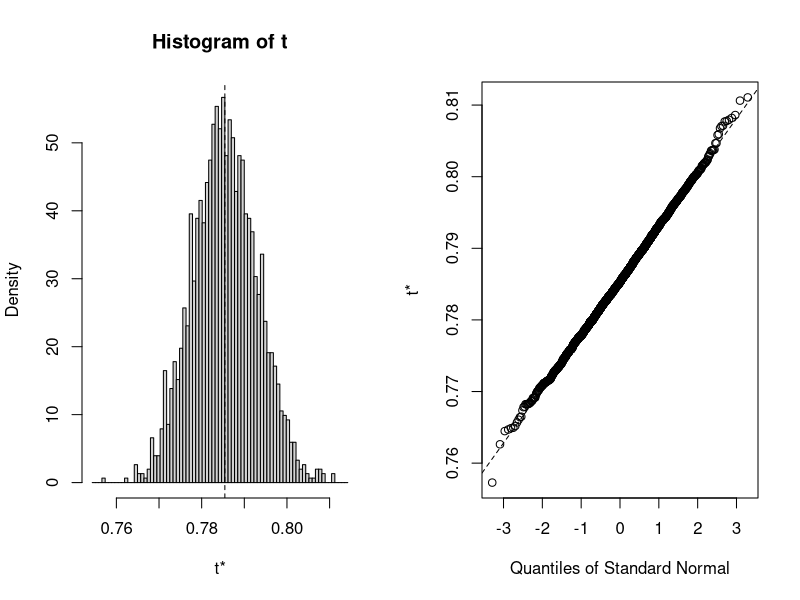

R code for this plot:
set.seed(123)
require(mvtnorm)
Sigma = matrix(c(5, -12, -12, 53), nrow = 2)
MV = rmvnorm(250, mean = c(12, 53), sigma = Sigma)
X = MV[, 1]
Y = MV[, 2]

SigmaHat = cov(cbind(X, Y))
print(SigmaHat)

sx = SigmaHat[1, 1]
sy = SigmaHat[2, 2]
sxy = SigmaHat[1, 2]

alpha_hat = (sy - sxy)/(sx + sy - 2 * sxy)
print(alpha_hat)


# c) c) Compute B = 2000 bootstraped estimators for ?? and estimate the standard deviation of ??^ by the empirical standard deviation of the bootstrapped estimators.
# Try different numbers of boostrap replicates. What is the minimum number of
# replicates needed for this problem to become stable?

library(boot) #load the package
# Now we need the function we would like to estimate
# In our case the alpha:
alpha.fun <- function(data, ind) {
  SigmaHat = cov(data[ind, ])
  sx = SigmaHat[1, 1]
  sy = SigmaHat[2, 2]
  sxy = SigmaHat[1, 2]
  return(alpha = (sy - sxy)/(sx + sy - 2 * sxy))
}
# now you can bootstrap: R is the number of bootstrap
# samples
bootbet = boot(data = cbind(X, Y), statistic = alpha.fun,
               R = 2000)
plot(bootbet) # do some plotting
sd(bootbet$t) # compute the standard deviation
